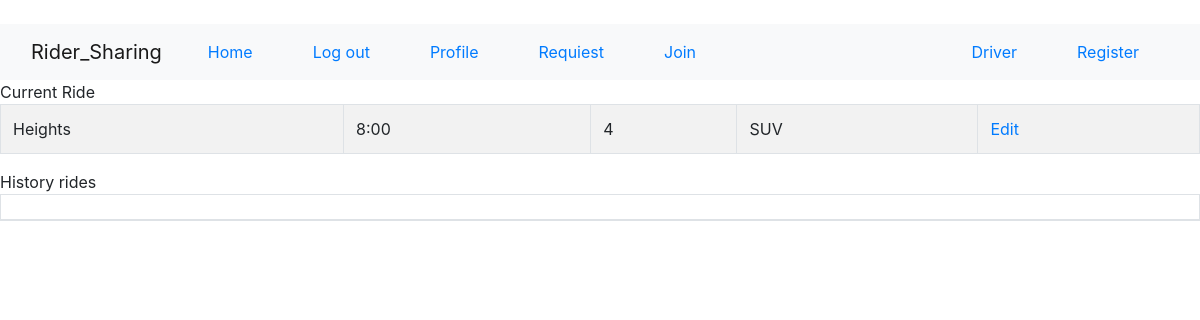
Screenshot of /accounts/passenger/ (signed in) with the database file from the repository.
### accounts/models.py (models this page shows, shortened)
class Ride(models.Model):
    user = models.ManyToManyField(User)
    destination = models.CharField(max_length=100, default='')
    arrival_time = models.CharField(max_length=100, default='20')
    number_passenger = models.IntegerField(default='1')
    vehicle_type = models.CharField(max_length=100, default='')
    isPicked = models.BooleanField(default=False)
    isFinished = models.BooleanField(default=False)
    driver_id = models.IntegerField(default='0')
    passenger_id = models.IntegerField(default='0')

### accounts/views.py (the view)
# urls.py: path('passenger/', views.passenger_home),
def passenger_home(request):
    history_request_list = Ride.objects.filter(user=request.user, isFinished=True)
    current_request_list = Ride.objects.filter(user=request.user, isFinished=False)
    if current_request_list.count() == 0:
        current_request = None
    else:
        current_request = current_request_list[0]
    return render(request, 'accounts/passenger.html',
            {'history_request_list': history_request_list, 'current_request': current_request,
            'message': request.session.get('message', default=None)})

### accounts/templates/accounts/passenger.html (shortened to what this page needs)
{%extends 'base.html'%}
  {% block passenger_driver %}
  <li><a href="/accounts/passenger/request">Requiest</a></li>
  <li><a href="/accounts/passenger/join">Join</a></li>
  {% endblock %}
  {% block body %}
    <div class="panel panel-success">
        <div class="panel-heading">Current Ride</div>
        <table class="table table-bordered table-hover table-striped">
            <tbody id = "add-body">
            {% if current_request %}
                <tr id="ride_{{ current_request.id }}">
                    <td>{{ current_request.destination }}</td>
                    <td>{{ current_request.arrival_time }}</td>
                    <td>{{ current_request.number_passenger }}</td>
                    <td>{{ current_request.vehicle_type }}</td>
                    <td><a href="/accounts/passenger/request/edit/{{ current_request.id }}/">Edit</a></td>
                </tr>
            {% endif %}
            </tbody>
        </table>
    </div>
    <div class="panel panel-success">
        <div class="panel-heading">History rides</div>
        <table class="table table-bordered table-hover table-striped">
            <thead>
            <tr>
                <th></th>
            </tr>
            </thead>
        </table>
    </div>
  {% endblock %}

### accounts/templates/base.html (style rules this page uses)
.navbar-nav > li { padding-left:30px; padding-right:30px; }

### rows the page displays
Ride: destination "Heights", arrival_time "8:00", number_passenger "4", vehicle_type "SUV"
